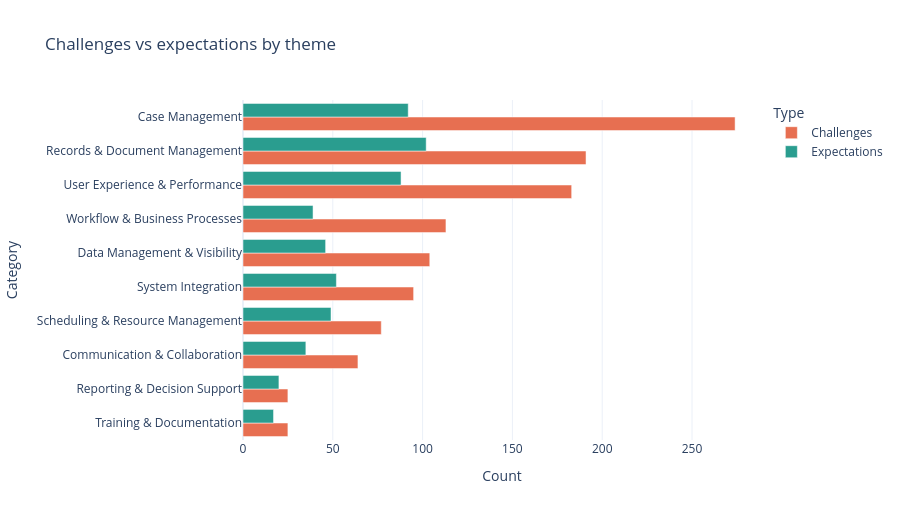

Notebook code cell kept with this figure:
### Markdown cell above
## 4. Challenges vs expectations by theme

### Code cell
ch_c = df["Category"].value_counts()
ex_c = expectations_df["Category"].value_counts()
cats = sorted(set(ch_c.index) | set(ex_c.index), key=lambda c: -(ch_c.get(c, 0) + ex_c.get(c, 0)))
plot_cmp = pd.DataFrame({
    "Category": cats,
    "Challenges": [int(ch_c.get(c, 0)) for c in cats],
    "Expectations": [int(ex_c.get(c, 0)) for c in cats],
}).melt(id_vars="Category", var_name="Type", value_name="Count")
fig_cmp = px.bar(
    plot_cmp, x="Count", y="Category", color="Type", barmode="group", orientation="h",
    title="Challenges vs expectations by theme",
    color_discrete_map={"Challenges": "#E76F51", "Expectations": "#2A9D8F"},
)
fig_cmp.update_layout(height=520, template="plotly_white", yaxis=dict(categoryorder="total ascending"))
fig_cmp.show()

### Figure 1 — Plotly figure (JSON) as saved in the notebook; plotly's stock layout.template omitted (floating-point values rounded to 4 significant figures)
{"data": [{"alignmentgroup": "True", "hovertemplate": "Type=Challenges<br>Count=%{x}<br>Category=%{y}<extra></extra>", "legendgroup": "Challenges", "marker": {"color": "#E76F51", "pattern": {"shape": ""}}, "name": "Challenges", "offsetgroup": "Challenges", "orientation": "h", "showlegend": true, "textposition": "auto", "type": "bar", "x": [274, 191, 183, 113, 104, 95, 77, 64, 25, 25], "xaxis": "x", "y": ["Case Management", "Records & Document Management", "User Experience & Performance", "Workflow & Business Processes", "Data Management & Visibility", "System Integration", "Scheduling & Resource Management", "Communication & Collaboration", "Reporting & Decision Support", "Training & Documentation"], "yaxis": "y"}, {"alignmentgroup": "True", "hovertemplate": "Type=Expectations<br>Count=%{x}<br>Category=%{y}<extra></extra>", "legendgroup": "Expectations", "marker": {"color": "#2A9D8F", "pattern": {"shape": ""}}, "name": "Expectations", "offsetgroup": "Expectations", "orientation": "h", "showlegend": true, "textposition": "auto", "type": "bar", "x": [92, 102, 88, 39, 46, 52, 49, 35, 20, 17], "xaxis": "x", "y": ["Case Management", "Records & Document Management", "User Experience & Performance", "Workflow & Business Processes", "Data Management & Visibility", "System Integration", "Scheduling & Resource Management", "Communication & Collaboration", "Reporting & Decision Support", "Training & Documentation"], "yaxis": "y"}], "layout": {"barmode": "group", "height": 520, "legend": {"title": {"text": "Type"}, "tracegroupgap": 0}, "title": {"text": "Challenges vs expectations by theme"}, "xaxis": {"anchor": "y", "domain": [0, 1], "title": {"text": "Count"}}, "yaxis": {"anchor": "x", "categoryorder": "total ascending", "domain": [0, 1], "title": {"text": "Category"}}}}
